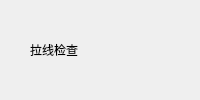
    <widget class="QWidget" name="widget_title1" native="true">
     <property name="sizePolicy">
      <sizepolicy hsizetype="Preferred" vsizetype="Fixed">
       <horstretch>0</horstretch>
       <verstretch>0</verstretch>
      </sizepolicy>
     </property>
     <property name="minimumSize">
      <size>
       <width>100</width>
       <height>33</height>
      </size>
     </property>
     <layout class="QHBoxLayout" name="horizontalLayout_11">
      <property name="spacing">
       <number>0</number>
      </property>
      <property name="leftMargin">
       <number>0</number>
      </property>
      <property name="topMargin">
       <number>0</number>
      </property>
      <property name="rightMargin">
       <number>0</number>
      </property>
      <property name="bottomMargin">
       <number>0</number>
      </property>
      <item>
       <widget class="QLabel" name="lab_Ico">
        <property name="sizePolicy">
         <sizepolicy hsizetype="Minimum" vsizetype="Preferred">
          <horstretch>0</horstretch>
          <verstretch>0</verstretch>
         </sizepolicy>
        </property>
        <property name="minimumSize">
         <size>
          <width>30</width>
          <height>0</height>
         </size>
        </property>
        <property name="text">
         <string/>
        </property>
        <property name="alignment">
         <set>Qt::AlignCenter</set>
        </property>
       </widget>
      </item>
      <item>
       <widget class="QLabel" name="lab_Title">
        <property name="sizePolicy">
         <sizepolicy hsizetype="Expanding" vsizetype="Preferred">
          <horstretch>0</horstretch>
          <verstretch>0</verstretch>
         </sizepolicy>
        </property>
        <property name="styleSheet">
         <string notr="true">font: 10pt &quot;微软雅黑&quot;;</string>
        </property>
        <property name="text">
         <string>拉线检查</string>
        </property>
        <property name="alignment">
         <set>Qt::AlignLeading|Qt::AlignLeft|Qt::AlignVCenter</set>
        </property>
       </widget>
      </item>
      <item>
       <widget class="QWidget" name="widget_menu" native="true">
        <property name="sizePolicy">
         <sizepolicy hsizetype="Minimum" vsizetype="Preferred">
          <horstretch>0</horstretch>
          <verstretch>0</verstretch>
         </sizepolicy>
        </property>
        <layout class="QHBoxLayout" name="horizontalLayout_12">
         <property name="spacing">
          <number>0</number>
         </property>
         <property name="leftMargin">
          <number>0</number>
         </property>
         <property name="topMargin">
          <number>0</number>
         </property>
         <property name="rightMargin">
          <number>0</number>
         </property>
         <property name="bottomMargin">
          <number>0</number>
         </property>
         <item>
          <widget class="QPushButton" name="btnMenu_Close">
           <property name="sizePolicy">
            <sizepolicy hsizetype="Minimum" vsizetype="Expanding">
             <horstretch>0</horstretch>
             <verstretch>0</verstretch>
            </sizepolicy>
           </property>
           <property name="minimumSize">
            <size>
             <width>40</width>
             <height>0</height>
            </size>
           </property>
           <property name="cursor">
            <cursorShape>ArrowCursor</cursorShape>
           </property>
           <property name="focusPolicy">
            <enum>Qt::NoFocus</enum>
           </property>
           <property name="toolTip">
            <string>关闭</string>
           </property>
           <property name="text">
            <string/>
           </property>
           <property name="flat">
            <bool>true</bool>
           </property>
          </widget>
         </item>
        </layout>
       </widget>
      </item>
     </layout>
    </widget>
